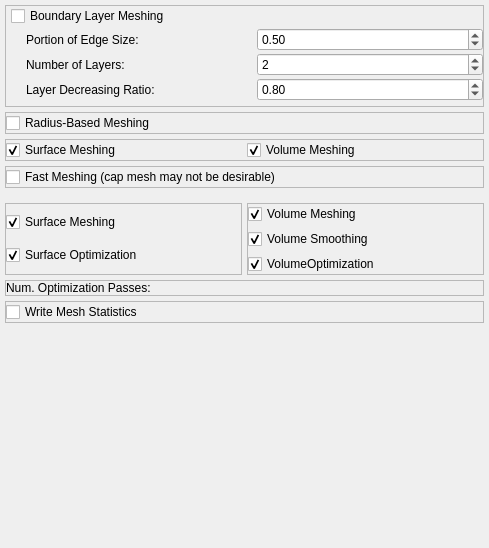
           <widget class="QWidget" name="page_3">
            <property name="geometry">
             <rect>
              <x>0</x>
              <y>0</y>
              <width>489</width>
              <height>548</height>
             </rect>
            </property>
            <attribute name="label">
             <string>Advanced Options</string>
            </attribute>
            <layout class="QVBoxLayout" name="verticalLayout_3">
             <property name="spacing">
              <number>5</number>
             </property>
             <property name="leftMargin">
              <number>0</number>
             </property>
             <property name="topMargin">
              <number>0</number>
             </property>
             <property name="rightMargin">
              <number>0</number>
             </property>
             <property name="bottomMargin">
              <number>0</number>
             </property>
             <item>
              <widget class="QWidget" name="widgetAdvancedT" native="true">
               <layout class="QVBoxLayout" name="verticalLayout_5">
                <property name="spacing">
                 <number>5</number>
                </property>
                <property name="leftMargin">
                 <number>5</number>
                </property>
                <property name="topMargin">
                 <number>5</number>
                </property>
                <property name="rightMargin">
                 <number>5</number>
                </property>
                <property name="bottomMargin">
                 <number>5</number>
                </property>
                <item>
                 <widget class="QFrame" name="frame">
                  <property name="frameShape">
                   <enum>QFrame::StyledPanel</enum>
                  </property>
                  <property name="frameShadow">
                   <enum>QFrame::Raised</enum>
                  </property>
                  <layout class="QVBoxLayout" name="verticalLayout_6">
                   <property name="spacing">
                    <number>2</number>
                   </property>
                   <property name="leftMargin">
                    <number>5</number>
                   </property>
                   <property name="topMargin">
                    <number>0</number>
                   </property>
                   <property name="rightMargin">
                    <number>0</number>
                   </property>
                   <property name="bottomMargin">
                    <number>5</number>
                   </property>
                   <item>
                    <widget class="QCheckBox" name="checkBoxBoundaryLayerT">
                     <property name="text">
                      <string>Boundary Layer Meshing</string>
                     </property>
                    </widget>
                   </item>
                   <item>
                    <widget class="QWidget" name="widget_5" native="true">
                     <layout class="QHBoxLayout" name="horizontalLayout_2">
                      <property name="spacing">
                       <number>5</number>
                      </property>
                      <property name="leftMargin">
                       <number>15</number>
                      </property>
                      <property name="topMargin">
                       <number>0</number>
                      </property>
                      <property name="rightMargin">
                       <number>0</number>
                      </property>
                      <property name="bottomMargin">
                       <number>0</number>
                      </property>
                      <item>
                       <widget class="QLabel" name="label_4">
                        <property name="text">
                         <string>Portion of Edge Size:</string>
                        </property>
                       </widget>
                      </item>
                      <item>
                       <widget class="QDoubleSpinBox" name="dsbPortionT">
                        <property name="maximum">
                         <double>1.000000000000000</double>
                        </property>
                        <property name="singleStep">
                         <double>0.100000000000000</double>
                        </property>
                        <property name="value">
                         <double>0.500000000000000</double>
                        </property>
                       </widget>
                      </item>
                     </layout>
                    </widget>
                   </item>
                   <item>
                    <widget class="QWidget" name="widget_15" native="true">
                     <layout class="QHBoxLayout" name="horizontalLayout_9">
                      <property name="spacing">
                       <number>5</number>
                      </property>
                      <property name="leftMargin">
                       <number>15</number>
                      </property>
                      <property name="topMargin">
                       <number>0</number>
                      </property>
                      <property name="rightMargin">
                       <number>0</number>
                      </property>
                      <property name="bottomMargin">
                       <number>0</number>
                      </property>
                      <item>
                       <widget class="QLabel" name="label_5">
                        <property name="text">
                         <string>Number of Layers:</string>
                        </property>
                       </widget>
                      </item>
                      <item>
                       <widget class="QSpinBox" name="sbLayersT">
                        <property name="minimum">
                         <number>1</number>
                        </property>
                        <property name="maximum">
                         <number>20</number>
                        </property>
                        <property name="value">
                         <number>2</number>
                        </property>
                       </widget>
                      </item>
                     </layout>
                    </widget>
                   </item>
                   <item>
                    <widget class="QWidget" name="widget_16" native="true">
                     <layout class="QHBoxLayout" name="horizontalLayout_10">
                      <property name="spacing">
                       <number>5</number>
                      </property>
                      <property name="leftMargin">
                       <number>15</number>
                      </property>
                      <property name="topMargin">
                       <number>0</number>
                      </property>
                      <property name="rightMargin">
                       <number>0</number>
                      </property>
                      <property name="bottomMargin">
                       <number>0</number>
                      </property>
                      <item>
                       <widget class="QLabel" name="label_6">
                        <property name="text">
                         <string>Layer Decreasing Ratio:</string>
                        </property>
                       </widget>
                      </item>
                      <item>
                       <widget class="QDoubleSpinBox" name="dsbRatioT">
                        <property name="minimum">
                         <double>0.010000000000000</double>
                        </property>
                        <property name="maximum">
                         <double>1.000000000000000</double>
                        </property>
                        <property name="singleStep">
                         <double>0.100000000000000</double>
                        </property>
                        <property name="value">
                         <double>0.800000000000000</double>
                        </property>
                       </widget>
                      </item>
                     </layout>
                    </widget>
                   </item>
                  </layout>
                 </widget>
                </item>
                <item>
                 <widget class="QFrame" name="frame_2">
                  <property name="frameShape">
                   <enum>QFrame::StyledPanel</enum>
                  </property>
                  <property name="frameShadow">
                   <enum>QFrame::Raised</enum>
                  </property>
                  <layout class="QHBoxLayout" name="horizontalLayout_3">
                   <property name="spacing">
                    <number>5</number>
                   </property>
                   <property name="leftMargin">
                    <number>0</number>
                   </property>
                   <property name="topMargin">
                    <number>0</number>
                   </property>
                   <property name="rightMargin">
                    <number>0</number>
                   </property>
                   <property name="bottomMargin">
                    <number>0</number>
                   </property>
                   <item>
                    <widget class="QCheckBox" name="checkBoxRadiusBasedT">
                     <property name="text">
                      <string>Radius-Based Meshing</string>
                     </property>
                    </widget>
                   </item>
                  </layout>
                 </widget>
                </item>
                <item>
                 <widget class="QFrame" name="frame_3">
                  <property name="frameShape">
                   <enum>QFrame::StyledPanel</enum>
                  </property>
                  <property name="frameShadow">
                   <enum>QFrame::Raised</enum>
                  </property>
                  <layout class="QHBoxLayout" name="horizontalLayout_5">
                   <property name="spacing">
                    <number>5</number>
                   </property>
                   <property name="leftMargin">
                    <number>0</number>
                   </property>
                   <property name="topMargin">
                    <number>0</number>
                   </property>
                   <property name="rightMargin">
                    <number>0</number>
                   </property>
                   <property name="bottomMargin">
                    <number>0</number>
                   </property>
                   <item>
                    <widget class="QCheckBox" name="checkBoxSurfaceT">
                     <property name="text">
                      <string>Surface Meshing</string>
                     </property>
                     <property name="checked">
                      <bool>true</bool>
                     </property>
                    </widget>
                   </item>
                   <item>
                    <widget class="QCheckBox" name="checkBoxVolumeT">
                     <property name="text">
                      <string>Volume Meshing</string>
                     </property>
                     <property name="checked">
                      <bool>true</bool>
                     </property>
                    </widget>
                   </item>
                  </layout>
                 </widget>
                </item>
                <item>
                 <widget class="QFrame" name="frame_4">
                  <property name="frameShape">
                   <enum>QFrame::StyledPanel</enum>
                  </property>
                  <property name="frameShadow">
                   <enum>QFrame::Raised</enum>
                  </property>
                  <layout class="QHBoxLayout" name="horizontalLayout_12">
                   <property name="spacing">
                    <number>5</number>
                   </property>
                   <property name="leftMargin">
                    <number>0</number>
                   </property>
                   <property name="topMargin">
                    <number>0</number>
                   </property>
                   <property name="rightMargin">
                    <number>0</number>
                   </property>
                   <property name="bottomMargin">
                    <number>0</number>
                   </property>
                   <item>
                    <widget class="QCheckBox" name="checkBoxFastMeshing">
                     <property name="text">
                      <string>Fast Meshing (cap mesh may not be desirable)</string>
                     </property>
                    </widget>
                   </item>
                  </layout>
                 </widget>
                </item>
               </layout>
              </widget>
             </item>
             <item>
              <widget class="QWidget" name="widgetAdvancedM" native="true">
               <layout class="QVBoxLayout" name="verticalLayout_17">
                <property name="spacing">
                 <number>5</number>
                </property>
                <property name="leftMargin">
                 <number>5</number>
                </property>
                <property name="topMargin">
                 <number>5</number>
                </property>
                <property name="rightMargin">
                 <number>5</number>
                </property>
                <property name="bottomMargin">
                 <number>5</number>
                </property>
                <item>
                 <widget class="QWidget" name="widget_twocolumn" native="true">
                  <layout class="QHBoxLayout" name="horizontalLayout_23">
                   <property name="spacing">
                    <number>5</number>
                   </property>
                   <property name="leftMargin">
                    <number>0</number>
                   </property>
                   <property name="topMargin">
                    <number>0</number>
                   </property>
                   <property name="rightMargin">
                    <number>0</number>
                   </property>
                   <property name="bottomMargin">
                    <number>0</number>
                   </property>
                   <item>
                    <widget class="QFrame" name="frame_5">
                     <property name="frameShape">
                      <enum>QFrame::StyledPanel</enum>
                     </property>
                     <property name="frameShadow">
                      <enum>QFrame::Raised</enum>
                     </property>
                     <layout class="QVBoxLayout" name="verticalLayout_16">
                      <property name="spacing">
                       <number>5</number>
                      </property>
                      <property name="leftMargin">
                       <number>0</number>
                      </property>
                      <property name="topMargin">
                       <number>0</number>
                      </property>
                      <property name="rightMargin">
                       <number>0</number>
                      </property>
                      <property name="bottomMargin">
                       <number>0</number>
                      </property>
                      <item>
                       <widget class="QCheckBox" name="checkBoxSurfaceM">
                        <property name="text">
                         <string>Surface Meshing</string>
                        </property>
                        <property name="checked">
                         <bool>true</bool>
                        </property>
                       </widget>
                      </item>
                      <item>
                       <widget class="QCheckBox" name="checkBoxSurfaceOptimizationM">
                        <property name="text">
                         <string>Surface Optimization</string>
                        </property>
                        <property name="checked">
                         <bool>true</bool>
                        </property>
                       </widget>
                      </item>
                     </layout>
                    </widget>
                   </item>
                   <item>
                    <widget class="QFrame" name="frame_6">
                     <property name="frameShape">
                      <enum>QFrame::StyledPanel</enum>
                     </property>
                     <property name="frameShadow">
                      <enum>QFrame::Raised</enum>
                     </property>
                     <layout class="QVBoxLayout" name="verticalLayout_2">
                      <property name="spacing">
                       <number>5</number>
                      </property>
                      <property name="leftMargin">
                       <number>0</number>
                      </property>
                      <property name="topMargin">
                       <number>0</number>
                      </property>
                      <property name="rightMargin">
                       <number>0</number>
                      </property>
                      <property name="bottomMargin">
                       <number>0</number>
                      </property>
                      <item>
                       <widget class="QCheckBox" name="checkBoxVolumeM">
                        <property name="text">
                         <string>Volume Meshing</string>
                        </property>
                        <property name="checked">
                         <bool>true</bool>
                        </property>
                       </widget>
                      </item>
                      <item>
                       <widget class="QCheckBox" name="checkBoxVolumeSmoothingM">
                        <property name="text">
                         <string>Volume Smoothing</string>
                        </property>
                        <property name="checked">
                         <bool>true</bool>
                        </property>
                       </widget>
                      </item>
                      <item>
                       <widget class="QCheckBox" name="checkBoxVolumeOptimizationM">
                        <property name="text">
                         <string>VolumeOptimization</string>
                        </property>
                        <property name="checked">
                         <bool>true</bool>
                        </property>
                       </widget>
                      </item>
                     </layout>
                    </widget>
                   </item>
                  </layout>
                 </widget>
                </item>
                <item>
                 <widget class="QFrame" name="frame_7">
                  <property name="frameShape">
                   <enum>QFrame::StyledPanel</enum>
                  </property>
                  <property name="frameShadow">
                   <enum>QFrame::Raised</enum>
                  </property>
                  <layout class="QHBoxLayout" name="horizontalLayout_21">
                   <property name="spacing">
                    <number>5</number>
                   </property>
                   <property name="leftMargin">
                    <number>0</number>
                   </property>
                   <property name="topMargin">
                    <number>0</number>
                   </property>
                   <property name="rightMargin">
                    <number>0</number>
                   </property>
                   <property name="bottomMargin">
                    <number>0</number>
                   </property>
                   <item>
                    <widget class="QLabel" name="label_17">
                     <property name="text">
                      <string>Num. Optimization Passes:</string>
                     </property>
                    </widget>
                   </item>
                   <item>
                    <widget class="ctkSliderWidget" name="sliderPassesM" native="true">
                     <property name="decimals" stdset="0">
                      <number>0</number>
                     </property>
                     <property name="pageStep" stdset="0">
                      <double>1.000000000000000</double>
                     </property>
                     <property name="maximum" stdset="0">
                      <double>20.000000000000000</double>
                     </property>
                     <property name="value" stdset="0">
                      <double>3.000000000000000</double>
                     </property>
                    </widget>
                   </item>
                  </layout>
                 </widget>
                </item>
                <item>
                 <widget class="QFrame" name="frame_8">
                  <property name="frameShape">
                   <enum>QFrame::StyledPanel</enum>
                  </property>
                  <property name="frameShadow">
                   <enum>QFrame::Raised</enum>
                  </property>
                  <layout class="QHBoxLayout" name="horizontalLayout_22">
                   <property name="spacing">
                    <number>5</number>
                   </property>
                   <property name="leftMargin">
                    <number>0</number>
                   </property>
                   <property name="topMargin">
                    <number>0</number>
                   </property>
                   <property name="rightMargin">
                    <number>0</number>
                   </property>
                   <property name="bottomMargin">
                    <number>0</number>
                   </property>
                   <item>
                    <widget class="QCheckBox" name="checkBoxWriteStatM">
                     <property name="text">
                      <string>Write Mesh Statistics</string>
                     </property>
                    </widget>
                   </item>
                  </layout>
                 </widget>
                </item>
               </layout>
              </widget>
             </item>
             <item>
              <spacer name="verticalSpacer">
               <property name="orientation">
                <enum>Qt::Vertical</enum>
               </property>
               <property name="sizeHint" stdset="0">
                <size>
                 <width>20</width>
                 <height>40</height>
                </size>
               </property>
              </spacer>
             </item>
            </layout>
           </widget>
